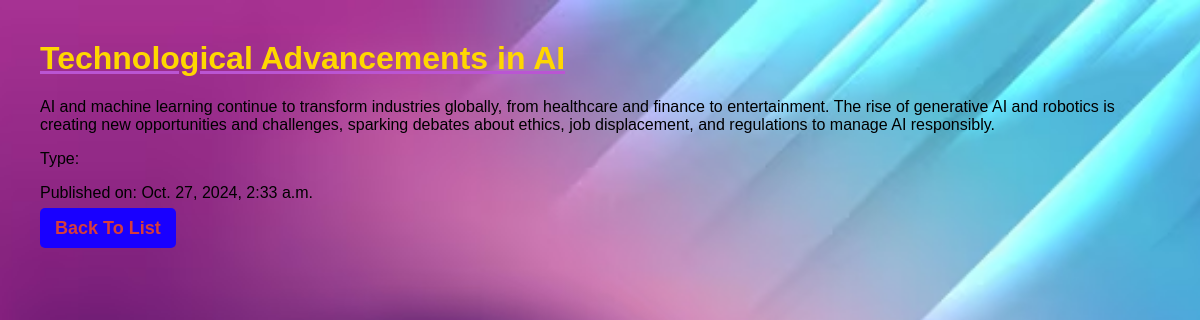
Page /4/ on the committed database.
### Blog/models.py (models this page shows, shortened)
class Post(models.Model):
    title = models.CharField(max_length=50)
    content = models.TextField()
    author = models.ForeignKey('auth.User', on_delete=models.CASCADE)
    Type = models.CharField(max_length=20, default='gossip')
    created_at = models.DateTimeField(default=timezone.now)
    class Meta:
        permissions = {
            ("can_public", "Can publish")
        }
    def __str__(self):
        return self.title

### Blog/views.py (the view)
# urls.py: path('<int:post_id>/', views.post_detail, name="post_details"),
def post_detail(request, post_id):
    post = get_object_or_404(Post, id=post_id)
    return render(request, 'Blog/post_detail.html', {'post': post})

### Blog/templates/Blog/post_detail.html
{% load static %}
<head>
    <link rel="stylesheet" href="{% static 'Blog/style.css' %}" type="text/css">
</head>
<h1>{{post.title}}</h1>
<body style="background-image: url('{% static 'Blog/two.jpg' %}'); background-size:cover; background-position: center; padding: 20px; border-radius: 8px">
    <p>{{post.content}}</p>
    <p>Type: {{post.type}}</p>
    <p>Published on: {{post.created_at}}</p>
    <a href="{% url 'post_list' %} " class="create-button">Back To List</a>
</body>

### Blog/static/Blog/style.css (style rules this page uses)
body { font-family:Arial, Helvetica, sans-serif; margin: 20px; background-color: blueviolet; background-image: -moz-repeating-linear-gradient(Helvetica); }
a { text-decoration: solid; text-decoration-color: rgba(3, 9, 70, 0.973); text-decoration-line: underline; color: rgb(116, 230, 11); }
p { text-decoration-style: wavy; color: black; }
h1 { text-decoration: solid; text-overflow: var(-moz-repeating-linear-gradient); text-decoration-line: underline; text-decoration-color: mediumorchid; color: gold; }
.create-button { background-color: #1900ff; color: rgb(214, 60, 60); padding: 10px 15px; text-decoration: none; border-radius: 5px; font-size: large; font-weight: bolder; padding: 10px 15px; border-radius: 5px; }

### rows in the picture
Post: title "Technological Advancements in AI", content "AI and machine learning continue to transform industries globally, from healthcare and finance to entertainment. The rise of generative AI and robotics is creating new opportunities and challenges, sparking debates about ethics, job displacement, and regulations to manage AI responsibly.", created_at "Oct. 27, 2024, 2:33 a.m."
